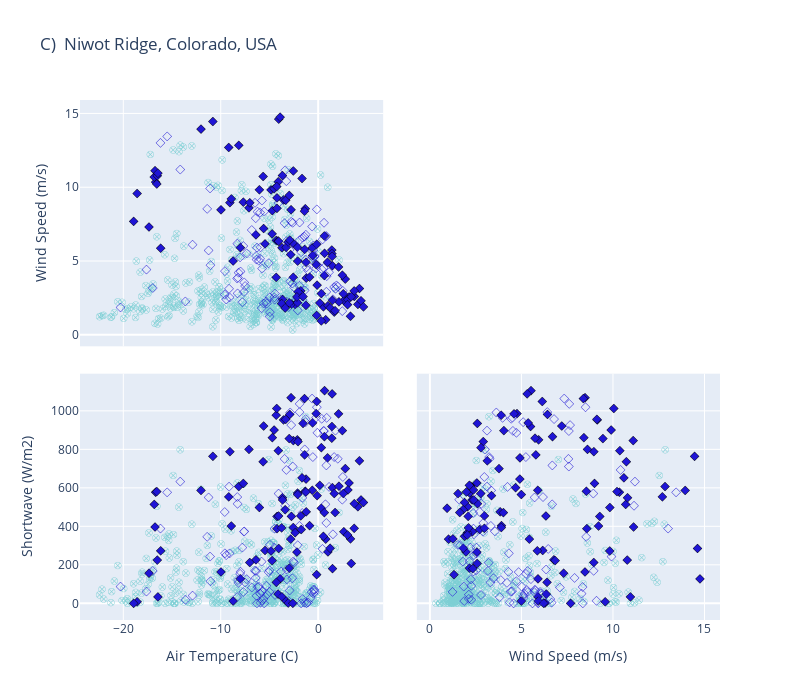

Here is the notebook cell this chart was saved with:
### Code cell
# State which site we are working with 
df = niwot_df_unload.copy(deep=True)


# Some constatns 
colorscaled = [[0., colorsnowunload], [1, colorsnow]]
index_vals = df['CD']
index_symbols = df['Typesymbol']

fig = go.Figure()
fig.add_trace(go.Splom(dimensions=[dict(label=nametemp, values=df['temp']),
                                   dict(label=namewind, values=df['windspeed']),
                                   dict(label=nameSW,   values=df['shortwave'])],
                                   marker=dict(color=index_vals, colorscale=colorscaled, symbol=index_symbols, showscale=False, line_color='black', line_width=0.5, size=7),
                                   showlegend=False, showupperhalf=False, diagonal_visible=False,
                      ))

fig.update_layout(title=nameniwot, width=800, height=700, dragmode='select')

fig.show()

### Figure 1 — Plotly figure (JSON) as saved in the notebook; plotly's stock layout.template omitted (floating-point values rounded to 4 significant figures; data arrays with more than 128 entries replaced by an {"elided": "..."} marker saying what was removed)
{"data": [{"diagonal": {"visible": false}, "dimensions": [{"label": "Air Temperature (C)", "values": {"elided": "695 float values"}}, {"label": "Wind Speed (m/s)", "values": {"elided": "695 float values"}}, {"label": "Shortwave (W/m2)", "values": {"elided": "695 float values"}}], "marker": {"color": {"elided": "695 int values"}, "colorscale": [[0, "#1F15D5"], [1, "#7dcfd4"]], "line": {"color": "black", "width": 0.5}, "showscale": false, "size": 7, "symbol": {"elided": "695 int values"}}, "showlegend": false, "showupperhalf": false, "type": "splom"}], "layout": {"dragmode": "select", "height": 700, "title": {"text": "C)  Niwot Ridge, Colorado, USA"}, "width": 800}}
